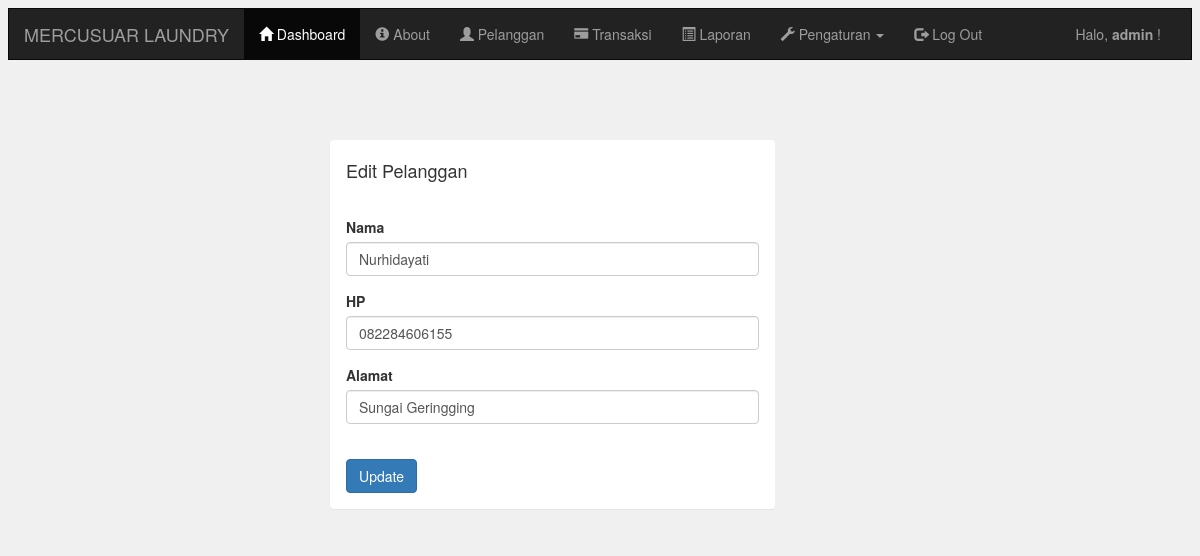
Screenshot of /admin/pelanggan_edit.php?id=1 (signed in) with the database file from the repository.
### tables this page shows
CREATE TABLE `pelanggan` (
  `pelanggan_id` int(11) NOT NULL,
  `pelanggan_nama` varchar(225) NOT NULL,
  `pelanggan_hp` varchar(225) NOT NULL,
  `pelanggan_alamat` text NOT NULL
);

### admin/pelanggan_edit.php (the view, shortened to what this page needs)
<?php include 'header.php'; ?>
<div class="container">
    <br/>
    <br/>
    <br/>
    <div class="col-md-5 col-md-offset-3">
        <div class="panel">
            <div class="panel-heading">
                <h4>Edit Pelanggan</h4>
            </div>
            <div class="panel-body">
                <?php
                include '../koneksi.php';
                $id = $_GET['id'];
                $data = mysqli_query($koneksi,"select * from pelanggan where pelanggan_id='$id'");
                while($d=mysqli_fetch_array($data)){
                    ?>
                    <form method="post" action="pelanggan_update.php">
                        <div class="form-group">
                            <label>Nama</label>
                            <input type="text" class="form-control" name="nama" placeholder="Masukkan nama .." value="<?php echo $d['pelanggan_nama']; ?>">
                        </div>
                        <div class="form-group">
                            <label>HP</label>
                            <input type="number" class="form-control" name="hp" placeholder="Masukkan no.hp .." value="<?php echo $d['pelanggan_hp']; ?>">
                        </div>
                        <div class="form-group">
                            <label>Alamat</label>
                            <input type="text" class="form-control" name="alamat" placeholder="Masukkan alamat .." value="<?php echo $d['pelanggan_alamat']; ?>">
                        </div>
                        <br/>
                        <input type="submit" class="btn btn-primary" value="Update">
                    </form>
                    <?php
                }
                ?>
            </div>
        </div>
    </div>
</div>
<?php include 'footer.php'; ?>

### rows the page displays
pelanggan: nama "Nurhidayati", hp "082284606155", alamat "Sungai Geringging"

### other values shown
$_SESSION['username'] "admin"
